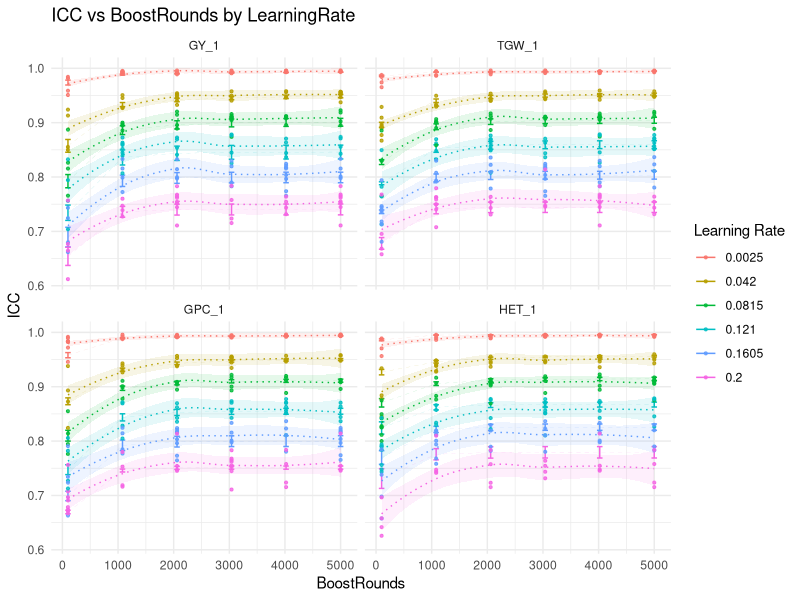
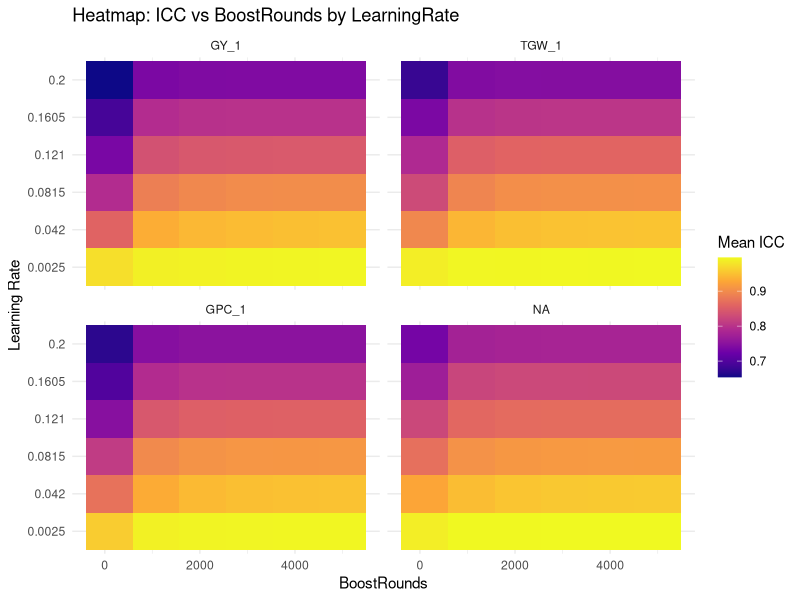
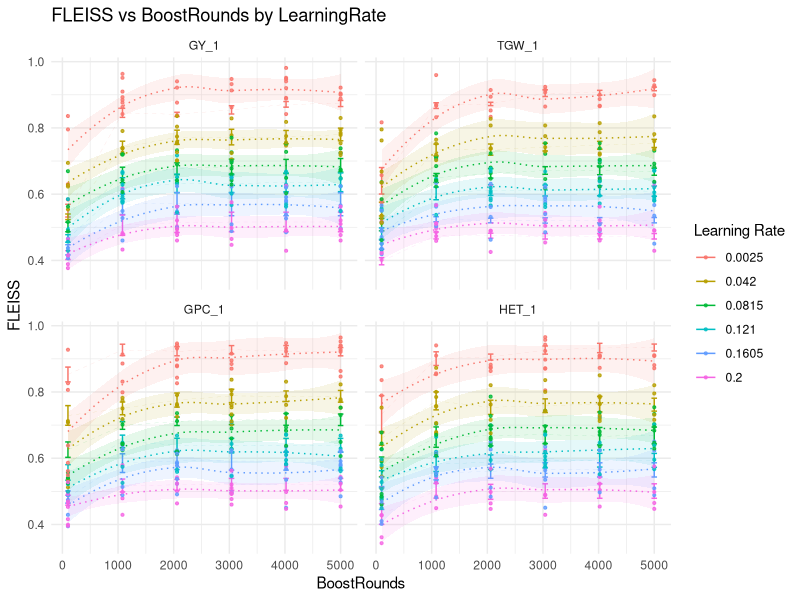
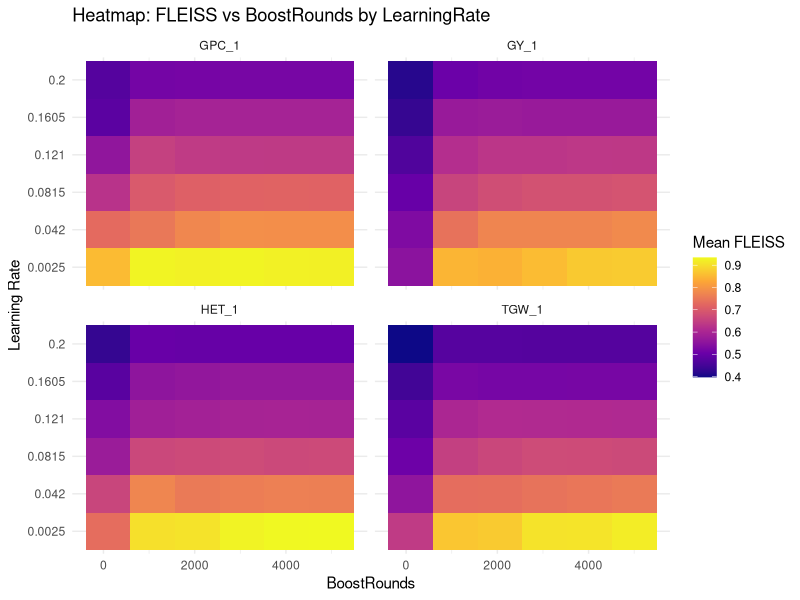
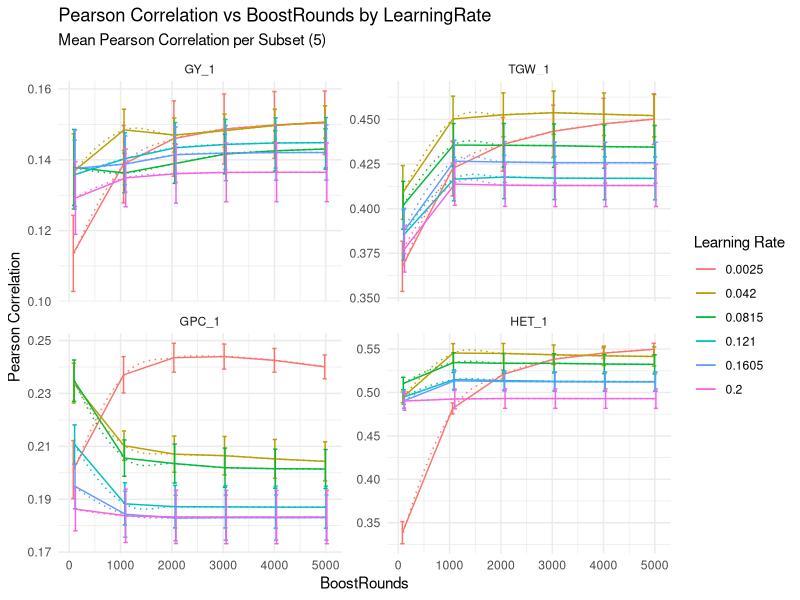
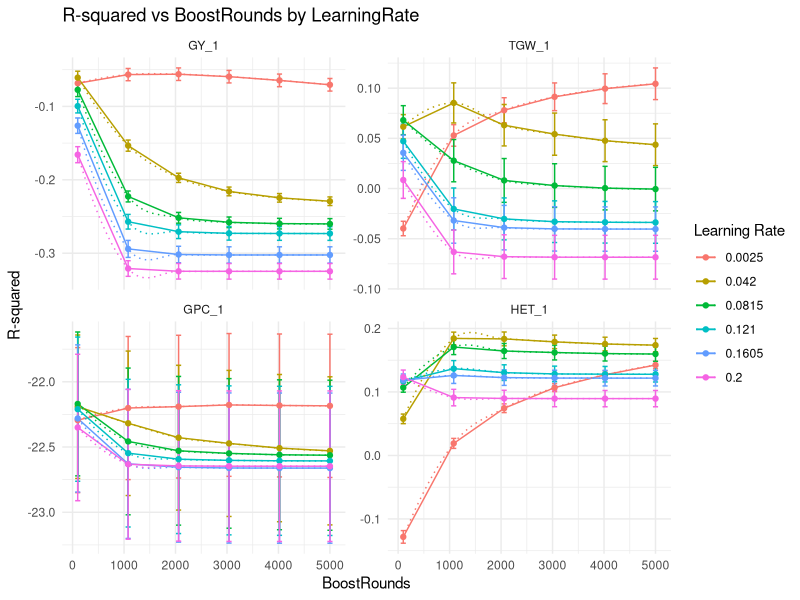
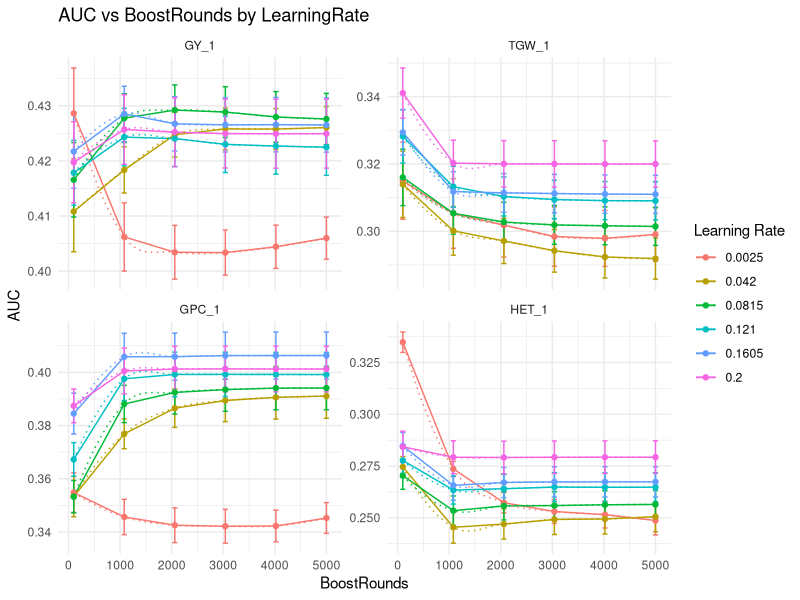
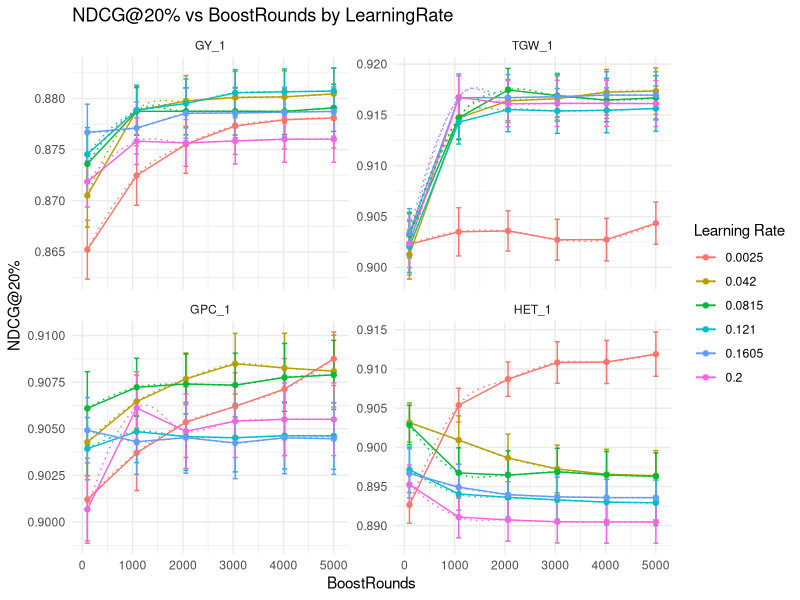

Write the R code that produced these figures, in order.

library(dplyr)
library(ggplot2)
library(viridis)


# READ IN 
Master_df_GY<- read.csv("Definitive_GY_36_GBM.fit_MASTER_METRICS_DF_27.03.2025.csv")
Master_df_TGW <- read.csv("Definitive_TGW_36_GBM.fit_MASTER_METRICS_DF_27.03.2025.csv")
Master_df_GPC<- read.csv("Definitive_GPC_36_GBM.fit_MASTER_METRICS_DF_27.03.2025.csv")
Master_df_HET <-  read.csv("Definitive_HET_36_GBM.fit_MASTER_METRICS_DF_27.03.2025.csv")

####  MASTER DATAFRAME FOR PLOTTING ####


Master_df <-  rbind(Master_df_GY,Master_df_GPC, Master_df_TGW, Master_df_HET)


#### ICC ####
# Filter the data for ICC metric
icc_data  <- Master_df %>% 
  filter(Metric =="ICC_Prediction_Stability")

# Summarize the data by computing the mean, min, and max for each combination of BoostRounds, LearningRate, and Phenotype
# Summarize the data: calculating mean, standard error, and min/max
summary_df <- icc_data %>%
  group_by(BoostRounds, LearningRate, Phenotype) %>%
  summarize(
    mean_ICC = mean(Value), # Mean value of ICC - 5 for each combination of BoostRounds, LearningRate
    sd_ICC = sd(Value),
    se_ICC = sd(Value) / sqrt(n()),
    min_ICC = min(Value),
    max_ICC = max(Value),
    .groups = "drop"
  )




# Plot the data with error bars and a trend line
ggplot(summary_df, aes(x = BoostRounds, y = mean_ICC, color = as.factor(LearningRate))) +
  geom_line(linewidth = 0.05, alpha= 0.5, linetype = "dashed") +  # Line connecting the mean values
  geom_errorbar(aes(
    ymin = mean_ICC -  se_ICC,
    ymax = mean_ICC +  se_ICC
  ), width = 100) +  
  geom_smooth(data = icc_data, aes(x = as.numeric(BoostRounds), y = Value, color = as.factor(LearningRate), fill =as.factor(LearningRate)) ,
              method = "loess", level = 0.95, span = 1.0,    linetype = "dotted", alpha = 0.1, linewidth = 0.5, show.legend = FALSE ) +
  geom_point(data = icc_data, aes(x = BoostRounds, y = Value, color = as.factor(LearningRate)), 
             position = position_jitter(width = 0.1), alpha = 0.8, size =0.75) + 
  facet_wrap(summary_df$Phenotype <- factor(summary_df$Phenotype, levels = c("GY_1", "TGW_1", "GPC_1", "HET_1"))) + 
  labs(title = "ICC vs BoostRounds by LearningRate",
       x = "BoostRounds",
       y = "ICC",
       color = "Learning Rate") +
  theme_minimal()



# Filter the data for ICC metric
icc_data<-  Master_df %>% 
  filter(Metric== "ICC_Prediction_Stability")

# Summarize the data by computing the mean ICC for each combination of BoostRounds, LearningRate, and Phenotype
summary_df <- icc_data %>%
  group_by(BoostRounds, LearningRate, Phenotype) %>%
  summarize(
    mean_ICC = mean(Value),
    .groups = "drop"
  )

# Create a heatmap: x-axis is BoostRounds, y-axis is LearningRate, fill is mean ICC.
ggplot(summary_df, aes(x = BoostRounds, y = as.factor(LearningRate), fill = mean_ICC)) +
  geom_tile() +
  facet_wrap(summary_df$Phenotype <- factor(summary_df$Phenotype, levels = c("GY_1", "TGW_1", "GPC_1"))) + # "HET_1"
  scale_fill_viridis_c(option = "plasma", name = "Mean ICC") +
  labs(title = "Heatmap: ICC vs BoostRounds by LearningRate",
       x = "BoostRounds",
       y = "Learning Rate") +
  theme_minimal()


#### FLEISS KAAPPA ####

# Filter and summarize for Fleiss Kappa metric
FLEISS_data<- Master_df %>% 
  filter(Metric =="Fleiss_Kappa_Prediction_Stability")

summary_df <- FLEISS_data %>%
  group_by(BoostRounds, LearningRate, Phenotype) %>%
  summarize(
    mean_FLEISS = mean(Value),
    sd_FLEISS = sd(Value),
    se_FLEISS = sd(Value) / sqrt(n()),
    min_FLEISS = min(Value),
    max_FLEISS = max(Value),
    .groups = "drop"
  )

# Adjusted Plot 1: Fleiss Kappa vs BoostRounds by LearningRate
ggplot(summary_df, aes(x = BoostRounds, y = mean_FLEISS, color = as.factor(LearningRate))) +
  geom_line(linewidth = 0.05, alpha = 0.5, linetype = "dashed") +  
  geom_errorbar(aes(
    ymin = mean_FLEISS - se_FLEISS,
    ymax = mean_FLEISS + se_FLEISS
  ), width = 100) +
  geom_smooth(data = FLEISS_data, 
              aes(x = as.numeric(BoostRounds), y = Value, color = as.factor(LearningRate), 
                  fill = as.factor(LearningRate)),
              method = "loess", level = 0.95, span = 1.0,
              linetype = "dotted", alpha = 0.1, linewidth = 0.5, show.legend = FALSE) +
  geom_point(data = FLEISS_data, 
             aes(x = BoostRounds, y = Value, color = as.factor(LearningRate)),
             position = position_jitter(width = 0.1), alpha = 0.8, size = 0.75) +
  facet_wrap(summary_df$Phenotype <- factor(summary_df$Phenotype, levels = c("GY_1", "TGW_1", "GPC_1", "HET_1"))) + # 
  labs(title = "FLEISS vs BoostRounds by LearningRate",
       x = "BoostRounds",
       y = "FLEISS",
       color = "Learning Rate") +
  theme_minimal()





# Filter the data for FLEISS metric
FLEISS_data <-  Master_df %>% 
  filter(Metric == "Fleiss_Kappa_Prediction_Stability")

# Summarize the data by computing the mean FLEISS for each combination of BoostRounds, LearningRate, and Phenotype
summary_df <- FLEISS_data %>%
  group_by(BoostRounds, LearningRate, Phenotype) %>%
  summarize(
    mean_FLEISS = mean(Value),
    .groups = "drop"
  )

# Create a heatmap: x-axis is BoostRounds, y-axis is LearningRate, fill is mean FLEISS.
ggplot(summary_df, aes(x = BoostRounds, y = as.factor(LearningRate), fill = mean_FLEISS)) +
  geom_tile() +
  facet_wrap(~Phenotype) +
  scale_fill_viridis_c(option = "plasma", name = "Mean FLEISS") +
  labs(title = "Heatmap: FLEISS vs BoostRounds by LearningRate",
       x = "BoostRounds",
       y = "Learning Rate") +
  theme_minimal()




#### Pearson ####
# Plot 3 
# Filter the data for ICC metric
pearson_data <- Master_df %>% 
  filter(Metric == "Pearson")

# Summarize the data by computing the mean, min, and max for each combination of BoostRounds, LearningRate, and Phenotype
# Summarize the data: calculating mean, standard error, and min/max
summary_df <- pearson_data %>%
  group_by(BoostRounds, LearningRate, Phenotype) %>%
  summarize(
    mean_pearson = mean(Value),
    sd_pearson = sd(Value),
    se_pearson = sd(Value) / sqrt(n()),
    min_pearson = min(Value),
    max_pearson = max(Value),
    .groups = "drop"
  ) 

summary_df_subset <- pearson_data %>%
  group_by(BoostRounds, LearningRate, Phenotype, Subset) %>%
  summarize(
    mean_pearson_subset = mean(Value),
    sd_pearson_subset = sd(Value),
    se_pearson_subset = sd(Value) / sqrt(n()),
    min_pearson_subset = min(Value),
    max_pearson_subset = max(Value),
    .groups = "drop"
  )


summary_df$Phenotype <- factor(summary_df$Phenotype, levels = c("GY_1", "TGW_1", "GPC_1", "HET_1"))

#### PRESENT ME
ggplot(summary_df, aes(x = BoostRounds, y = mean_pearson, color = as.factor(LearningRate))) +
  geom_line(position = position_dodge(width = 50)) +  # Line connecting the mean values
  geom_errorbar(aes(ymin = mean_pearson - se_pearson, ymax = mean_pearson + se_pearson), width = 500, position = position_dodge(width = 50)) +  # Error bars SE
  geom_smooth(method = "loess", se = FALSE, linetype = "dotted", alpha = 0.1, linewidth = 0.5) +  # Overall trend line (line of best fit)
    facet_wrap(~Phenotype, scale = "free_y") + 
  labs(title = "Pearson Correlation vs BoostRounds by LearningRate",
       x = "BoostRounds",
       y = "Pearson Correlation",
       color = "Learning Rate",
       subtitle = "Mean Pearson Correlation per Subset (5)") +
  theme_minimal()









#### R Squared ####

# Filter the data for R_squared metric
r2_data<- Master_df %>% 
  filter(Metric == "R_squared") 

# Summarize the data by computing the mean, standard error, and min/max for each combination of BoostRounds, LearningRate, and Phenotype
summary_df <- r2_data %>%
  group_by(BoostRounds, LearningRate, Phenotype) %>%
  summarize(
    mean_r2 = mean(Value),
    sd_r2 = sd(Value),
    se_r2 = sd(Value) / sqrt(n()),
    min_r2 = min(Value),
    max_r2 = max(Value),
    .groups = "drop"
  )

summary_df$Phenotype <- factor(summary_df$Phenotype, levels = c("GY_1", "TGW_1", "GPC_1", "HET_1"))

# Plot the data with error bars and a trend line
ggplot(summary_df, aes(x = BoostRounds, y = mean_r2, color = as.factor(LearningRate))) +
  geom_line() +  # Line connecting the mean R_squared values
  geom_errorbar(aes(ymin = mean_r2 - se_r2, ymax = mean_r2 + se_r2), width = 100) +  # Error bars SE
  geom_smooth(method = "loess", se = FALSE, linetype = "dotted", alpha = 0.1, linewidth = 0.5) +  # Overall trend line (line of best fit)
  geom_point(data = summary_df, aes(x = BoostRounds, y = mean_r2, color = as.factor(LearningRate))) + 
  facet_wrap(~Phenotype, scale = "free_y") +
  labs(title = "R-squared vs BoostRounds by LearningRate",
       x = "BoostRounds",
       y = "R-squared",
       color = "Learning Rate") +
  theme_minimal()



#### AUC ####

# Filter the data for AUC metric
auc_data <- Master_df %>% 
  filter(Metric == "AUC")

# Summarize the data by computing the mean, standard error, and min/max for each combination of BoostRounds, LearningRate, and Phenotype
summary_df <- auc_data %>%
  group_by(BoostRounds, LearningRate, Phenotype) %>%
  summarize(
    mean_auc = mean(Value),
    sd_auc = sd(Value),
    se_auc = sd(Value) / sqrt(n()),
    min_auc = min(Value),
    max_auc = max(Value),
    .groups = "drop"
  )

summary_df$Phenotype <- factor(summary_df$Phenotype, levels = c("GY_1", "TGW_1", "GPC_1", "HET_1"))


# Plot the data with error bars and a trend line (Plot 1)
ggplot(summary_df, aes(x = BoostRounds, y = mean_auc, color = as.factor(LearningRate))) +
  geom_line() +  # Line connecting the mean AUC values
  geom_errorbar(aes(ymin = mean_auc - se_auc, ymax = mean_auc + se_auc), width = 100) +  # Error bars SE
  geom_smooth(method = "loess", se = FALSE, linetype = "dotted", alpha = 0.1, linewidth = 0.5) +  # Overall trend line
  geom_point(data = summary_df, aes(x = BoostRounds, y = mean_auc, color = as.factor(LearningRate))) +
  facet_wrap(~Phenotype, scale = "free_y" ) + 
  labs(title = "AUC vs BoostRounds by LearningRate",
       x = "BoostRounds",
       y = "AUC",
       color = "Learning Rate") +
  theme_minimal()







#### NDCG 20% ####


# Filter the data for NDCG_at_20_percent metric
ndcg_data <-  Master_df %>% 
  filter(Metric== "NDCG_at_20_percent")

# Summarize the data by computing the mean, standard error, and min/max for each combination of BoostRounds, LearningRate, and Phenotype
summary_df <- ndcg_data %>%
  group_by(BoostRounds, LearningRate, Phenotype) %>%
  summarize(
    mean_ndcg = mean(Value),
    sd_ndcg = sd(Value),
    se_ndcg = sd(Value) / sqrt(n()),
    min_ndcg = min(Value),
    max_ndcg = max(Value),
    .groups = "drop"
  )

summary_df$Phenotype <- factor(summary_df$Phenotype, levels = c("GY_1", "TGW_1", "GPC_1", "HET_1"))

# Plot the data with error bars and a trend line (Plot 1)
ggplot(summary_df, aes(x = BoostRounds, y = mean_ndcg, color = as.factor(LearningRate))) +
  geom_line() +  # Line connecting the mean NDCG values
  geom_errorbar(aes(ymin = mean_ndcg - se_ndcg, ymax = mean_ndcg + se_ndcg ), width = 100) +  # Error bars for the range 
  geom_smooth(method = "loess", se = FALSE, linetype = "dotted", alpha = 0.1, linewidth = 0.5) +  # Overall trend line
  geom_point(data = summary_df, aes(x = BoostRounds, y = mean_ndcg, color = as.factor(LearningRate))) +
  facet_wrap(~Phenotype, scale = "free_y") + 
  labs(title = "NDCG@20% vs BoostRounds by LearningRate",
       x = "BoostRounds",
       y = "NDCG@20%",
       color = "Learning Rate") +
  theme_minimal()



 



#### ALL TRAITS ####
# ICC 
# Filter the data for ICC metric
icc_data <- Master_df %>% 
  filter(Metric == "ICC_Prediction_Stability")

# Summarize the data by computing the mean, min, and max for each combination of BoostRounds, LearningRate, and Phenotype
# Summarize the data: calculating mean, standard error, and min/max
summary_df <- icc_data %>%
  group_by(BoostRounds, LearningRate) %>%
  summarize(
    mean_ICC = mean(Value), # Mean value of ICC - 5 for each combination of BoostRounds, LearningRate
    sd_ICC = sd(Value),
    se_ICC = sd(Value) / sqrt(n()),
    min_ICC = min(Value),
    max_ICC = max(Value),
    .groups = "drop"
  )




# Plot the data with error bars and a trend line
pALL_ICC <- ggplot(summary_df, aes(x = BoostRounds, y = mean_ICC, color = as.factor(LearningRate))) +
  geom_line(linewidth = 0.05, alpha= 0.5, linetype = "dashed") +  # Line connecting the mean values
  
  geom_errorbar(aes(
    ymin = mean_ICC -  se_ICC,
    ymax = mean_ICC +  se_ICC
  ), width = 100) +  
  geom_smooth(data = icc_data, aes(x = as.numeric(BoostRounds), y = Value, color = as.factor(LearningRate), fill =as.factor(LearningRate)) ,
              method = "loess", level = 0.95, span = 1.0,    linetype = "dotted", alpha = 0.1, linewidth = 0.5, show.legend = FALSE ) +
  
  geom_point(data = icc_data, aes(x = BoostRounds, y = Value, color = as.factor(LearningRate)), 
             position = position_jitter(width = 0.1), alpha = 0.8, size =0.75) + 
  # facet_wrap(summary_df$Phenotype <- factor(summary_df$Phenotype, levels = c("GY_1", "TGW_1", "GPC_1"))) + # "HET_1"
  
  labs(title = "ICC vs BoostRounds by LearningRate",
       x = "BoostRounds",
       y = "ICC",
       color = "Learning Rate") +
  theme_minimal()


# FLEISS

# Filter and summarize for Fleiss Kappa metric
FLEISS_data <-Master_df %>% 
  filter(Metric == "Fleiss_Kappa_Prediction_Stability")

summary_df <- FLEISS_data %>%
  group_by(BoostRounds, LearningRate) %>%
  summarize(
    mean_FLEISS = mean(Value),
    sd_FLEISS = sd(Value),
    se_FLEISS = sd(Value) / sqrt(n()),
    min_FLEISS = min(Value),
    max_FLEISS = max(Value),
    .groups = "drop"
  )

# Adjusted Plot 1: Fleiss Kappa vs BoostRounds by LearningRate
pALL_FLEISS <-ggplot(summary_df, aes(x = BoostRounds, y = mean_FLEISS, color = as.factor(LearningRate))) +
  geom_line(linewidth = 0.05, alpha = 0.5, linetype = "dashed") +  
  geom_errorbar(aes(
    ymin = mean_FLEISS - se_FLEISS,
    ymax = mean_FLEISS + se_FLEISS
  ), width = 100) +
  geom_smooth(data = FLEISS_data, 
              aes(x = as.numeric(BoostRounds), y = Value, color = as.factor(LearningRate), 
                  fill = as.factor(LearningRate)),
              method = "loess", level = 0.95, span = 1.0,
              linetype = "dotted", alpha = 0.1, linewidth = 0.5, show.legend = FALSE) +
  geom_point(data = FLEISS_data, 
             aes(x = BoostRounds, y = Value, color = as.factor(LearningRate)),
             position = position_jitter(width = 0.1), alpha = 0.8, size = 0.75) +
  # facet_wrap(summary_df$Phenotype <- factor(summary_df$Phenotype, levels = c("GY_1", "TGW_1", "GPC_1"))) + # "HET_1"
  labs(title = "FLEISS vs BoostRounds by LearningRate",
       x = "BoostRounds",
       y = "FLEISS",
       color = "Learning Rate") +
  theme_minimal()



# Pearson

# Filter the data for ICC metric
pearson_data <- Master_df %>% 
  filter(Metric == "Pearson")

# Summarize the data by computing the mean, min, and max for each combination of BoostRounds, LearningRate, and Phenotype
# Summarize the data: calculating mean, standard error, and min/max
summary_df <- pearson_data %>%
  group_by(BoostRounds, LearningRate) %>%
  summarize(
    mean_pearson = mean(Value),
    sd_pearson = sd(Value),
    se_pearson = sd(Value) / sqrt(n()),
    min_pearson = min(Value),
    max_pearson = max(Value),
    .groups = "drop"
  ) 

summary_df_subset <- pearson_data %>%
  group_by(BoostRounds, LearningRate, Phenotype, Subset) %>%
  summarize(
    mean_pearson_subset = mean(Value),
    sd_pearson_subset = sd(Value),
    se_pearson_subset = sd(Value) / sqrt(n()),
    min_pearson_subset = min(Value),
    max_pearson_subset = max(Value),
    .groups = "drop"
  )




# Plot the data with error bars and a trend line
#### PRESENT ME
pALL_PEARSON <-ggplot(summary_df, aes(x = BoostRounds, y = mean_pearson, color = as.factor(LearningRate))) +
  geom_line(position = position_dodge(width = 50)) +  # Line connecting the mean values
  geom_errorbar(aes(ymin = mean_pearson - se_pearson, ymax = mean_pearson + se_pearson), width = 500, position = position_dodge(width = 50)) +  # Error bars SE
  geom_smooth(method = "loess", se = FALSE, linetype = "dotted", alpha = 0.1, linewidth = 0.5) +  # Overall trend line (line of best fit)
  
  labs(title = "Pearson Correlation vs BoostRounds by LearningRate",
       x = "BoostRounds",
       y = "Pearson Correlation",
       color = "Learning Rate") + #,
  theme_minimal()


# R SQUARED 

# Filter the data for R_squared metric
r2_data <- Master_df %>% 
  filter(Metric == "R_squared")

# Summarize the data by computing the mean, standard error, and min/max for each combination of BoostRounds, LearningRate, and Phenotype
summary_df <- r2_data %>%
  group_by(BoostRounds, LearningRate) %>%
  summarize(
    mean_r2 = mean(Value),
    sd_r2 = sd(Value),
    se_r2 = sd(Value) / sqrt(n()),
    min_r2 = min(Value),
    max_r2 = max(Value),
    .groups = "drop"
  )

# Plot the data with error bars and a trend line
pALL_Rsquared <-ggplot(summary_df, aes(x = BoostRounds, y = mean_r2, color = as.factor(LearningRate))) +
  geom_line() +  # Line connecting the mean R_squared values
  geom_errorbar(aes(ymin = mean_r2 - se_r2, ymax = mean_r2 + se_r2), width = 100) +  # Error bars for SE
  geom_smooth(method = "loess", se = FALSE, linetype = "dotted", alpha = 0.1, linewidth = 0.5) +  # Overall trend line (line of best fit)
  geom_point(data = summary_df, aes(x = BoostRounds, y = mean_r2, color = as.factor(LearningRate))) + 
  # facet_wrap(~Phenotype) +
  labs(title = "R-squared vs BoostRounds by LearningRate",
       x = "BoostRounds",
       y = "R-squared",
       color = "Learning Rate") +
  theme_minimal()


# AUC
# Filter the data for AUC metric
auc_data <- Master_df %>% 
  filter(Metric == "AUC")

# Summarize the data by computing the mean, standard error, and min/max for each combination of BoostRounds, LearningRate, and Phenotype
summary_df <- auc_data %>%
  group_by(BoostRounds, LearningRate) %>%
  summarize(
    mean_auc = mean(Value),
    sd_auc = sd(Value),
    se_auc = sd(Value) / sqrt(n()),
    min_auc = min(Value),
    max_auc = max(Value),
    .groups = "drop"
  )

# Plot the data with error bars and a trend line (Plot 1)
pALL_AUC <-ggplot(summary_df, aes(x = BoostRounds, y = mean_auc, color = as.factor(LearningRate))) +
  geom_line() +  # Line connecting the mean AUC values
  geom_errorbar(aes(ymin = mean_auc - se_auc, ymax = mean_auc + se_auc), width = 100) +  # Error bars SE
  geom_smooth(method = "loess", se = FALSE, linetype = "dotted", alpha = 0.1, linewidth = 0.5) +  # Overall trend line
  geom_point(data = summary_df, aes(x = BoostRounds, y = mean_auc, color = as.factor(LearningRate))) +
  # facet_wrap(summary_df$Phenotype <- factor(summary_df$Phenotype, levels = c("GY_1", "TGW_1", "GPC_1"))) + # "HET_1"
  labs(title = "AUC vs BoostRounds by LearningRate",
       x = "BoostRounds",
       y = "AUC",
       color = "Learning Rate") +
  theme_minimal()


# NDCG at 20 % 

# Filter the data for NDCG_at_20_percent metric
ndcg_data <- Master_df %>% 
  filter(Metric == "NDCG_at_20_percent")

# Summarize the data by computing the mean, standard error, and min/max for each combination of BoostRounds, LearningRate, and Phenotype
summary_df <- ndcg_data %>%
  group_by(BoostRounds, LearningRate) %>%
  summarize(
    mean_ndcg = mean(Value),
    sd_ndcg = sd(Value),
    se_ndcg = sd(Value) / sqrt(n()),
    min_ndcg = min(Value),
    max_ndcg = max(Value),
    .groups = "drop"
  )

# Plot the data with error bars and a trend line (Plot 1)
pALL_NDCG20 <-ggplot(summary_df, aes(x = BoostRounds, y= mean_ndcg, color = as.factor(LearningRate))) +
  geom_line() +  # Line connecting the mean NDCG values
  geom_errorbar(aes(ymin = mean_ndcg - se_ndcg, ymax = mean_ndcg + se_ndcg ), width = 100) +  # Error bars for the range 
  geom_smooth(method = "loess", se = FALSE, linetype = "dotted", alpha = 0.1, linewidth = 0.5) +  # Overall trend line
  geom_point(data = summary_df, aes(x = BoostRounds, y = mean_ndcg, color =as.factor(LearningRate))) +
  #facet_wrap(summary_df$Phenotype <- factor(summary_df$Phenotype, levels = c("GY_1", "TGW_1", "GPC_1"))) + # "HET_1"
  labs(title = "NDCG@20% vs BoostRounds by LearningRate",
       x = "BoostRounds",
       y = "NDCG@20%",
       color = "Learning Rate") +
  theme_minimal()


# Plot all together 
# pALL_ICC + pALL_FLEISS + pALL_PEARSON + pALL_Rsquared + pALL_AUC + pALL_NDCG20
library(gridExtra) 
grid.arrange(pALL_ICC, pALL_FLEISS, pALL_PEARSON, pALL_Rsquared, pALL_AUC, pALL_NDCG20, ncol = 2)
# Save the plots to a PDF file

# ggsave("TWR_Definitive_GY_Super_Dataset_Metrics_Plots.pdf", 
#        arrangeGrob(pALL_ICC, pALL_FLEISS, pALL_PEARSON, pALL_Rsquared, pALL_AUC, pALL_NDCG20, ncol = 2), 
#        width = 12, height = 10)
